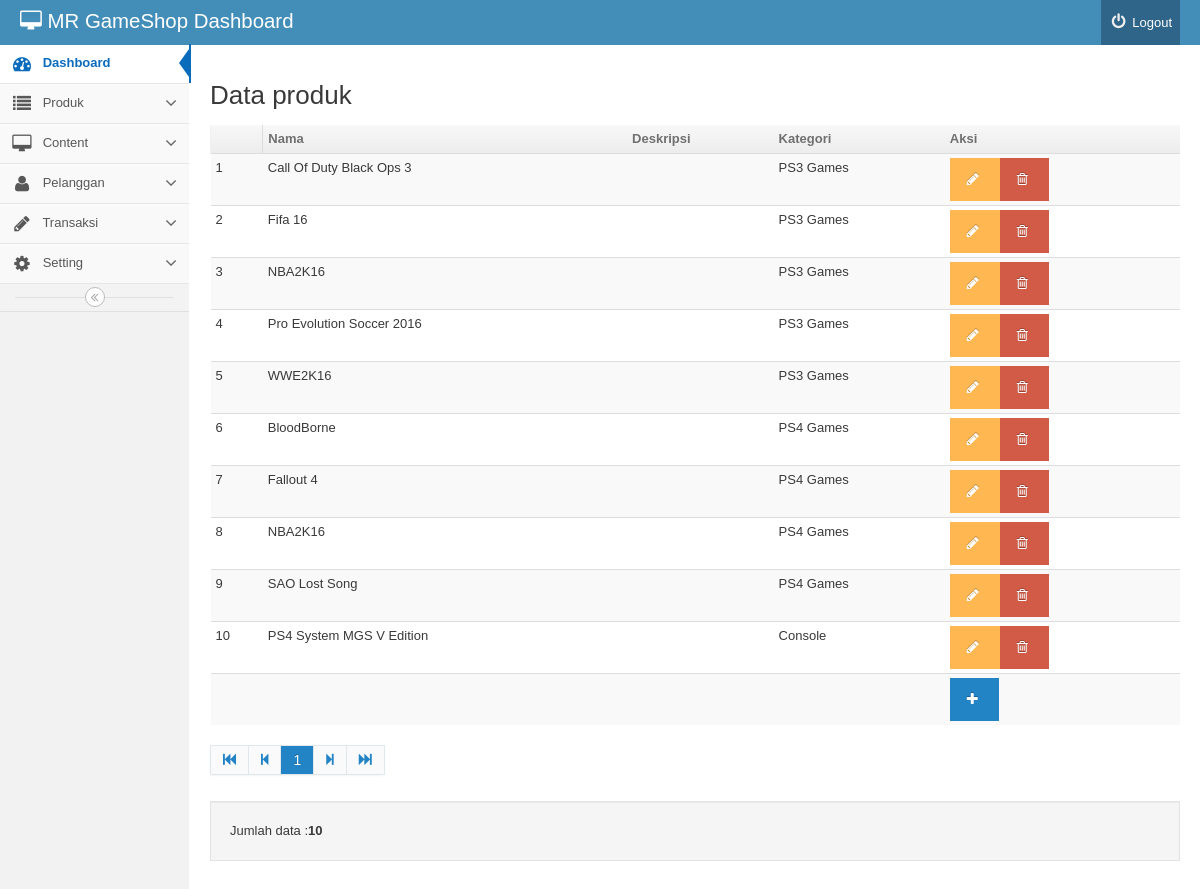
Page /backend/index.php?mod=produk&pg=produk_view (signed in) on the committed database.
### tables this page shows
CREATE TABLE IF NOT EXISTS `produk` (
  `idproduk` int(10) NOT NULL,
  `nama_produk` varchar(200) NOT NULL,
  `idkategori` int(255) NOT NULL,
  `deskripsi` text,
  `foto` varchar(50) DEFAULT NULL
);

CREATE TABLE IF NOT EXISTS `kategori` (
  `idkategori` int(11) NOT NULL,
  `nama_kategori` varchar(40) NOT NULL
);

### backend/produk/produk_view.php (the view, shortened to what this page needs)
<div>
	<h2 id="headings"> Data produk</h2>
	<table  class="table table-striped table-condensed">
		<thead>
			<th><td><b>Nama </b></td><td><b>Deskripsi</b></td><td><b>Kategori</b></td><td style='min-width: 100px'><b>Aksi</b></td></th>
		</thead>
		<tbody>
<?php
$batas='10';
$halaman=$_GET['halaman'];
$posisi=null;
if(empty($halaman)){
$posisi=0;
}else{
$posisi=($halaman-1)* $batas;
}
$query="SELECT produk.*, kategori.nama_kategori
 from produk,kategori
 where produk.idkategori=kategori.idkategori
 limit $posisi,$batas ";
$result=mysql_query($query) or die(mysql_error());
$no=1;
while($rows=mysql_fetch_object($result)){
			?>
			<tr>
				<td><?php echo $posisi+$no
				?></td>
				<td><?php echo $rows -> nama_produk; ?></td>
				<td><?php echo $rows ->deskripsi; ?></td>
			<td><?php echo $rows -> nama_kategori; ?></td>
				<td>
					<a href="index.php?mod=produk&pg=produk_form&id=<?= $rows -> idproduk; ?>"
				class='btn btn-warning'> <i class="icon-pencil"></i></a><a href="index.php?mod=produk&pg=produk_view&act=del&id=<?= $rows -> idproduk; ?>"
				onclick="return confirm('Yakin data akan dihapus?') ";
				class='btn btn-danger'> <i class="icon-trash"></i></a></td>
			</tr>
			<?php $no++;
				}
			?>
			<tr>
				<td colspan='4' ></td><td><a href="index.php?mod=produk&pg=produk_form"
				class='btn btn-primary'	><i class="icon-plus"></i></a></td>
			</tr>
		</tbody>
	</table>
	<?php
	$tampil2 = mysql_query("SELECT idproduk from produk");
	$jmldata = mysql_num_rows($tampil2);
?>
<div class='pagination'>
	<ul>
	</ul>
</div>
<div class='well'>Jumlah data :<strong><?= $jmldata; ?> </strong></div>
</div>

### rows in the picture
produk: no "1", nama_produk "Call Of Duty Black Ops 3", idkategori.nama_kategori "PS3 Games"
produk: no "2", nama_produk "Fifa 16", idkategori.nama_kategori "PS3 Games"
produk: no "3", nama_produk "NBA2K16", idkategori.nama_kategori "PS3 Games"
produk: no "4", nama_produk "Pro Evolution Soccer 2016", idkategori.nama_kategori "PS3 Games"
produk: no "5", nama_produk "WWE2K16", idkategori.nama_kategori "PS3 Games"
produk: no "6", nama_produk "BloodBorne", idkategori.nama_kategori "PS4 Games"
produk: no "7", nama_produk "Fallout 4", idkategori.nama_kategori "PS4 Games"
produk: no "8", nama_produk "NBA2K16", idkategori.nama_kategori "PS4 Games"
produk: no "9", nama_produk "SAO Lost Song", idkategori.nama_kategori "PS4 Games"
produk: no "10", nama_produk "PS4 System MGS V Edition", idkategori.nama_kategori "Console"

### other values in the picture
$halaman "1"
$jmldata "10"
